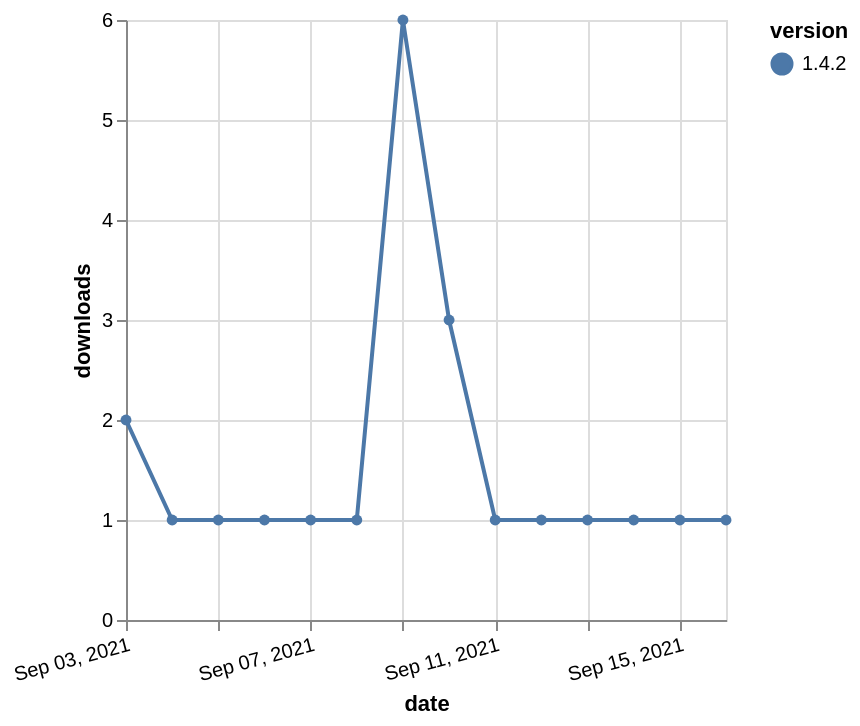

Write a Vega-Lite specification for this figure.
### Vega-Lite specification from a JSON file in a GitHub repository (floating-point values rounded to 4 significant figures)
{"$schema": "https://vega.github.io/schema/vega-lite/v5.json", "description": "A simple bar chart with embedded data.", "data": {"values": [{"date": "2021-09-03", "total": 358, "delta": 2, "version": "1.4.2"}, {"date": "2021-09-04", "total": 359, "delta": 1, "version": "1.4.2"}, {"date": "2021-09-05", "total": 360, "delta": 1, "version": "1.4.2"}, {"date": "2021-09-06", "total": 361, "delta": 1, "version": "1.4.2"}, {"date": "2021-09-07", "total": 362, "delta": 1, "version": "1.4.2"}, {"date": "2021-09-08", "total": 363, "delta": 1, "version": "1.4.2"}, {"date": "2021-09-09", "total": 369, "delta": 6, "version": "1.4.2"}, {"date": "2021-09-10", "total": 372, "delta": 3, "version": "1.4.2"}, {"date": "2021-09-11", "total": 373, "delta": 1, "version": "1.4.2"}, {"date": "2021-09-12", "total": 374, "delta": 1, "version": "1.4.2"}, {"date": "2021-09-13", "total": 375, "delta": 1, "version": "1.4.2"}, {"date": "2021-09-14", "total": 376, "delta": 1, "version": "1.4.2"}, {"date": "2021-09-15", "total": 377, "delta": 1, "version": "1.4.2"}, {"date": "2021-09-16", "total": 378, "delta": 1, "version": "1.4.2"}]}, "width": "container", "mark": {"type": "line", "point": {"filled": true}}, "encoding": {"x": {"field": "date", "type": "temporal", "timeUnit": "yearmonthdate", "title": "date", "axis": {"labelAngle": -15}}, "y": {"field": "delta", "type": "quantitative", "title": "downloads"}, "color": {"field": "version", "type": "nominal"}, "tooltip": {"field": "delta"}}}
